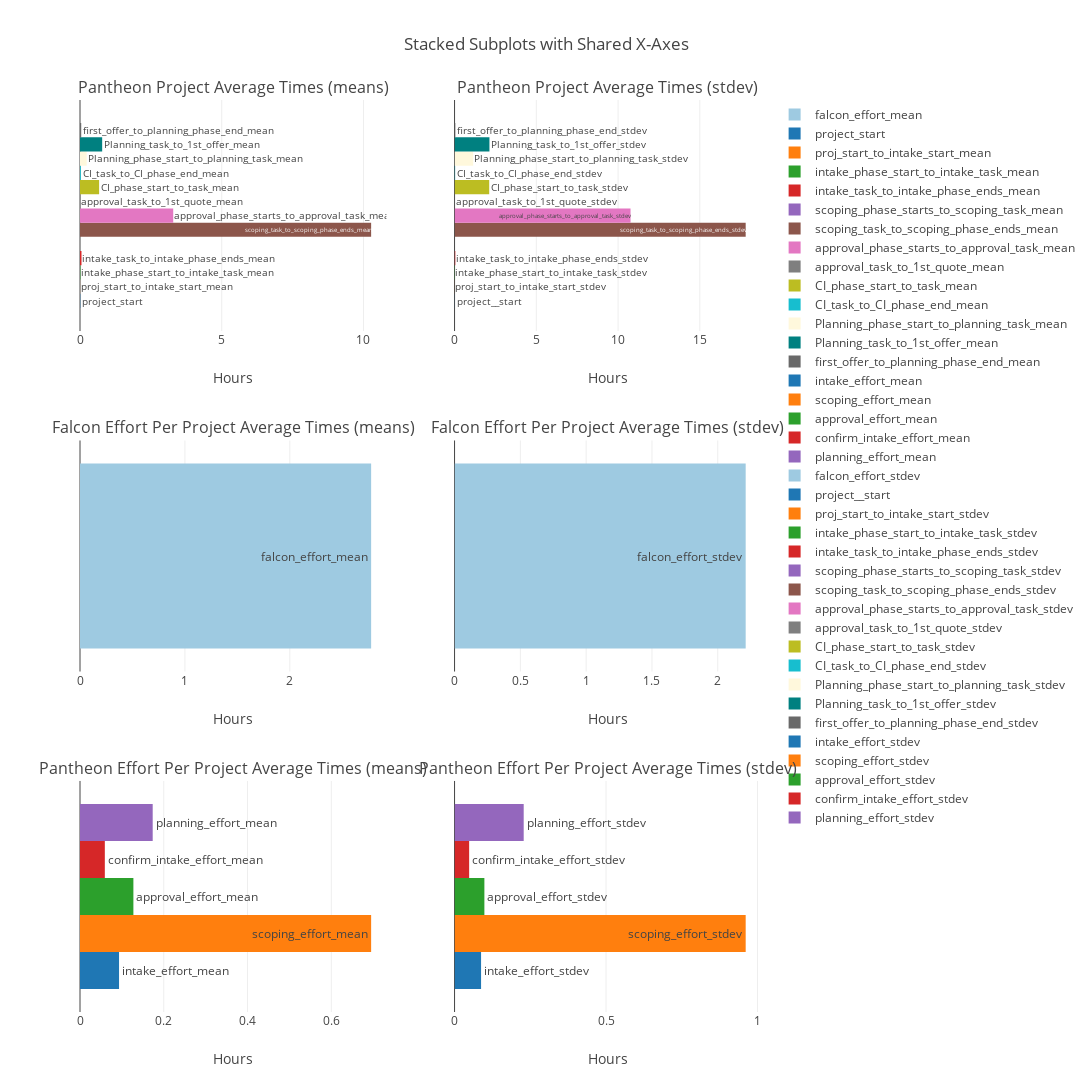

Notebook code cell kept with this figure:
### Markdown cell above
## Timeline

### Code cell
#set columns
#means
cols_falcon_effort_mean= ['falcon_effort_mean']
cols_pantheon_effort_mean=['intake_effort_mean','scoping_effort_mean','approval_effort_mean','confirm_intake_effort_mean','planning_effort_mean']
cols_pantheon_project_mean=['project_start','proj_start_to_intake_start_mean','intake_phase_start_to_intake_task_mean','intake_task_to_intake_phase_ends_mean',
                       'scoping_phase_starts_to_scoping_task_mean','scoping_task_to_scoping_phase_ends_mean','approval_phase_starts_to_approval_task_mean',
                      'approval_task_to_1st_quote_mean','CI_phase_start_to_task_mean','CI_task_to_CI_phase_end_mean','Planning_phase_start_to_planning_task_mean',
                      'Planning_task_to_1st_offer_mean','first_offer_to_planning_phase_end_mean']
#stdevs
cols_falcon_effort_stdev= ['falcon_effort_stdev']
cols_pantheon_effort_stdev=['intake_effort_stdev','scoping_effort_stdev','approval_effort_stdev','confirm_intake_effort_stdev','planning_effort_stdev']
cols_pantheon_project_stdev=['project__start','proj_start_to_intake_start_stdev','intake_phase_start_to_intake_task_stdev','intake_task_to_intake_phase_ends_stdev',
                       'scoping_phase_starts_to_scoping_task_stdev','scoping_task_to_scoping_phase_ends_stdev','approval_phase_starts_to_approval_task_stdev',
                      'approval_task_to_1st_quote_stdev','CI_phase_start_to_task_stdev','CI_task_to_CI_phase_end_stdev','Planning_phase_start_to_planning_task_stdev',
                      'Planning_task_to_1st_offer_stdev','first_offer_to_planning_phase_end_stdev']


#set variables
#means
falcon_effort_mean=falcon_data_hours[0].mean()
intake_effort_mean=intake_effort[0].mean()
scoping_effort_mean=scoping_effort[0].mean()
approval_effort_mean=approval_effort[0].mean()
confirm_intake_effort_mean=intake_kit_effort[0].mean()
planning_effort_mean=planning_effort.mean()
project_start=0.01 #arbitrary small number (so it will show on the graph)
proj_start_to_intake_start_mean=proj_start_to_intake_start[0].mean()
intake_phase_start_to_intake_task_mean=intake_phase_start_to_intake_task[0].mean()
intake_task_to_intake_phase_ends_mean=intake_task_to_intake_phase_ends[0].mean()
scoping_phase_starts_to_scoping_task_mean=scoping_phase_starts_to_scoping_task[0].mean()
scoping_task_to_scoping_phase_ends_mean=scoping_task_to_scoping_phase_ends[0].mean()
approval_phase_starts_to_approval_task_mean=approval_phase_starts_to_approval_task[0].mean()
approval_task_to_1st_quote_mean=approval_task_to_1st_quote[0].mean()
CI_phase_start_to_task_mean=CI_phase_start_to_task[0].mean()
CI_task_to_CI_phase_end_mean=CI_task_to_CI_phase_end[0].mean()
Planning_phase_start_to_planning_task_mean=Planning_phase_start_to_planning_task[0].mean()
Planning_task_to_1st_offer_mean=Planning_task_to_1st_offer[0].mean()
first_offer_to_planning_phase_end_mean=first_offer_to_planning_phase_end[0].mean()

#stdev
falcon_effort_stdev=falcon_data_hours[0].std()
intake_effort_stdev=intake_effort[0].std()
scoping_effort_stdev=scoping_effort[0].std()
approval_effort_stdev=approval_effort[0].std()
confirm_intake_effort_stdev=intake_kit_effort[0].std()
planning_effort_stdev=planning_effort.std()
project__start=0.01
proj_start_to_intake_start_stdev=proj_start_to_intake_start[0].std()
intake_phase_start_to_intake_task_stdev=intake_phase_start_to_intake_task[0].std()
intake_task_to_intake_phase_ends_stdev=intake_task_to_intake_phase_ends[0].std()
scoping_phase_starts_to_scoping_task_stdev=scoping_phase_starts_to_scoping_task[0].std()
scoping_task_to_scoping_phase_ends_stdev=scoping_task_to_scoping_phase_ends[0].std()
approval_phase_starts_to_approval_task_stdev=approval_phase_starts_to_approval_task[0].std()
approval_task_to_1st_quote_stdev=approval_task_to_1st_quote[0].std()
CI_phase_start_to_task_stdev=CI_phase_start_to_task[0].std()
CI_task_to_CI_phase_end_stdev=CI_task_to_CI_phase_end[0].std()
Planning_phase_start_to_planning_task_stdev=Planning_phase_start_to_planning_task[0].std()
Planning_task_to_1st_offer_stdev=Planning_task_to_1st_offer[0].std()
first_offer_to_planning_phase_end_stdev=first_offer_to_planning_phase_end[0].std()

#make dictionaries 
#means
falcon_dict_mean={} 
for name in cols_falcon_effort_mean: #save values 
    falcon_dict_mean[name]=eval(name)     

pantheon_project_dict_mean={} 
for name in cols_pantheon_project_mean: #save values 
    pantheon_project_dict_mean[name]=eval(name)     

pantheon_effort_dict_mean={} 
for name in cols_pantheon_effort_mean: #save values 
    pantheon_effort_dict_mean[name]=eval(name)     

#stdev
falcon_dict_stdev={} 
for name in cols_falcon_effort_stdev: #save values 
    falcon_dict_stdev[name]=eval(name)     

pantheon_project_dict_stdev={} 
for name in cols_pantheon_project_stdev: #save values 
    pantheon_project_dict_stdev[name]=eval(name)     

pantheon_effort_dict_stdev={} 
for name in cols_pantheon_effort_stdev: #save values 
    pantheon_effort_dict_stdev[name]=eval(name)     


#set bars
d={} #empty dictionary to hold parameters
colors=[ #colors for the bars
    '#1f77b4',  # muted blue
    '#ff7f0e',  # safety orange
    '#2ca02c',  # cooked asparagus green
    '#d62728',  # brick red
    '#9467bd',  # muted purple
    '#8c564b',  # chestnut brown
    '#e377c2',  # raspberry yogurt pink
    '#7f7f7f',  # middle gray
    '#bcbd22',  # curry yellow-green
    '#17becf',   # blue-teal
    'cornsilk','teal','dimgrey', 'dodgerblue', 'firebrick']

#falcon effort (mean)
f1=go.Bar(y=[''], x=[falcon_dict_mean[cols_falcon_effort_mean[0]]],name=cols_falcon_effort_mean[0],orientation = 'h',text=cols_falcon_effort_mean[0],textposition='auto',marker=dict(color='rgb(158,202,225)'))
d[str(f1)]=f1
#pantheon project (mean)
p_count=0
for i in range (len(cols_pantheon_project_mean)):
    strin='''go.Bar(y=[''], x=[pantheon_project_dict_mean[cols_pantheon_project_mean[{}]]],name=cols_pantheon_project_mean[{}],orientation = 'h',text=cols_pantheon_project_mean[{}],textposition='auto',marker=dict(color={}[{}]))'''.format(i,i,i,colors,i)
    count='p{}'.format(i)
    value=eval(strin) #example: p1= go.Bar(y=... cols_pantheon_effort_mean[1]
    d[str(count)]=value
    p_count+=1

#pantheon effort (mean)
b_count=0
for i in range (len(cols_pantheon_effort_mean)):
    strin='''go.Bar(y=[''], x=[pantheon_effort_dict_mean[cols_pantheon_effort_mean[{}]]],name=cols_pantheon_effort_mean[{}],orientation = 'h',text=cols_pantheon_effort_mean[{}],textposition='auto',marker=dict(color={}[{}]))'''.format(i,i,i,colors,i)
    count='b{}'.format(i)
    value=eval(strin) #example: b1= go.Bar(y=... cols_pantheon_effort_mean[1]
    d[str(count)]=value
    b_count+=1

#falcon effort (stdev)
ff1=go.Bar(y=[''], x=[falcon_dict_stdev['falcon_effort_stdev']],name=cols_falcon_effort_stdev[0],orientation = 'h',text=cols_falcon_effort_stdev[0],textposition='auto',marker=dict(color='rgb(158,202,225)'))
d[str(ff1)]=ff1
#pantheon project (stdev)
pp_count=0
for i in range (len(cols_pantheon_project_stdev)):
    strin='''go.Bar(y=[''], x=[pantheon_project_dict_stdev[cols_pantheon_project_stdev[{}]]],name=cols_pantheon_project_stdev[{}],orientation = 'h',text=cols_pantheon_project_stdev[{}],textposition='auto',marker=dict(color={}[{}]))'''.format(i,i,i,colors,i)
    count='pp{}'.format(i)
    value=eval(strin) 
    d[str(count)]=value
    pp_count+=1


#pantheon effort (stdev)
bb_count=0
for i in range (len(cols_pantheon_effort_stdev)):
    strin='''go.Bar(y=[''], x=[pantheon_effort_dict_stdev[cols_pantheon_effort_stdev[{}]]],name=cols_pantheon_effort_stdev[{}],orientation = 'h',text=cols_pantheon_effort_stdev[{}],textposition='auto',marker=dict(color={}[{}]))'''.format(i,i,i,colors,i)
    count='bb{}'.format(i)
    value=eval(strin) #example: b1= go.Bar(y=... cols_pantheon_effort_mean[1]
    d[str(count)]=value
    bb_count+=1
    
#subplots
fig=tools.make_subplots(rows=3, cols=2, specs=[[{},{}], [{},{}], [{},{}]],
                          shared_xaxes=False, shared_yaxes=False, vertical_spacing=0.12,
                          subplot_titles=('Pantheon Project Average Times (means)','Pantheon Project Average Times (stdev)','Falcon Effort Per Project Average Times (means)', 'Falcon Effort Per Project Average Times (stdev)','Pantheon Effort Per Project Average Times (means)','Pantheon Effort Per Project Average Times (stdev)'))

#assign f1 to subplot 2
fig.append_trace(f1, 2, 1)

#assign p0-p_last to subplot 1
for i in range (p_count):
    count='p{}'.format(i)
    fig.append_trace(d[str(count)], 1, 1)


#assign b0-b_last to subplot 3
for i in range (b_count):
    count='b{}'.format(i)
    fig.append_trace(d[str(count)], 3, 1)

#assign ff1 to subplot 2,2
fig.append_trace(ff1, 2, 2)

#assign pp1-pp_last to subplot 1,2
for i in range (pp_count):
    count='pp{}'.format(i)
    fig.append_trace(d[str(count)], 1, 2)

#assign bb1-bb_last to subplot 3,2
for i in range (bb_count):
    count='bb{}'.format(i)
    fig.append_trace(d[str(count)], 3, 2)


#set figure
fig['layout']['xaxis1'].update(title='Hours')
fig['layout']['xaxis2'].update(title='Hours')
fig['layout']['xaxis3'].update(title='Hours')

fig['layout']['xaxis4'].update(title='Hours')
fig['layout']['xaxis5'].update(title='Hours')
fig['layout']['xaxis6'].update(title='Hours')

fig['layout'].update(height=2000, width=1300, title='Stacked Subplots with Shared X-Axes')

iplot(fig)

### Figure 1 — Plotly figure (JSON) as saved in the notebook; plotly's stock layout.template omitted (floating-point values rounded to 4 significant figures)
{"data": [{"marker": {"color": "rgb(158,202,225)"}, "name": "falcon_effort_mean", "orientation": "h", "text": "falcon_effort_mean", "textposition": "auto", "type": "bar", "uid": "eeaf2034-2fda-4a82-b162-71cbab2a990f", "x": [2.775], "xaxis": "x3", "y": [""], "yaxis": "y3"}, {"marker": {"color": "#1f77b4"}, "name": "project_start", "orientation": "h", "text": "project_start", "textposition": "auto", "type": "bar", "uid": "4b83740a-d8f8-4a83-aadd-dc750ecefa6a", "x": [0.01], "xaxis": "x", "y": [""], "yaxis": "y"}, {"marker": {"color": "#ff7f0e"}, "name": "proj_start_to_intake_start_mean", "orientation": "h", "text": "proj_start_to_intake_start_mean", "textposition": "auto", "type": "bar", "uid": "8aa5e897-9c57-44ad-9d97-89d4dbc45ca9", "x": [0.002212], "xaxis": "x", "y": [""], "yaxis": "y"}, {"marker": {"color": "#2ca02c"}, "name": "intake_phase_start_to_intake_task_mean", "orientation": "h", "text": "intake_phase_start_to_intake_task_mean", "textposition": "auto", "type": "bar", "uid": "84823e20-0320-4216-bad5-6e93c810ef5b", "x": [0.01413], "xaxis": "x", "y": [""], "yaxis": "y"}, {"marker": {"color": "#d62728"}, "name": "intake_task_to_intake_phase_ends_mean", "orientation": "h", "text": "intake_task_to_intake_phase_ends_mean", "textposition": "auto", "type": "bar", "uid": "9fc6aebb-622b-42ca-9729-1925fad1e41a", "x": [0.05254], "xaxis": "x", "y": [""], "yaxis": "y"}, {"marker": {"color": "#9467bd"}, "name": "scoping_phase_starts_to_scoping_task_mean", "orientation": "h", "text": "scoping_phase_starts_to_scoping_task_mean", "textposition": "auto", "type": "bar", "uid": "8e1e3021-4b8f-4d46-a2d5-3bd1cd04a7d0", "x": [1.639e-05], "xaxis": "x", "y": [""], "yaxis": "y"}, {"marker": {"color": "#8c564b"}, "name": "scoping_task_to_scoping_phase_ends_mean", "orientation": "h", "text": "scoping_task_to_scoping_phase_ends_mean", "textposition": "auto", "type": "bar", "uid": "96c4c0a6-8eef-4045-895b-e0d83a0c3166", "x": [10.27], "xaxis": "x", "y": [""], "yaxis": "y"}, {"marker": {"color": "#e377c2"}, "name": "approval_phase_starts_to_approval_task_mean", "orientation": "h", "text": "approval_phase_starts_to_approval_task_mean", "textposition": "auto", "type": "bar", "uid": "aefe1a22-e6d5-4f84-9472-27eeec0693bf", "x": [3.289], "xaxis": "x", "y": [""], "yaxis": "y"}, {"marker": {"color": "#7f7f7f"}, "name": "approval_task_to_1st_quote_mean", "orientation": "h", "text": "approval_task_to_1st_quote_mean", "textposition": "auto", "type": "bar", "uid": "48e56580-fb4e-499f-91d6-d6a2d37e4326", "x": [0.01542], "xaxis": "x", "y": [""], "yaxis": "y"}, {"marker": {"color": "#bcbd22"}, "name": "CI_phase_start_to_task_mean", "orientation": "h", "text": "CI_phase_start_to_task_mean", "textposition": "auto", "type": "bar", "uid": "8ba55795-b5e2-4dc6-b08e-996b9ced4363", "x": [0.6744], "xaxis": "x", "y": [""], "yaxis": "y"}, {"marker": {"color": "#17becf"}, "name": "CI_task_to_CI_phase_end_mean", "orientation": "h", "text": "CI_task_to_CI_phase_end_mean", "textposition": "auto", "type": "bar", "uid": "073dff02-0bbe-4430-bf30-e5e6d4a84184", "x": [0.02881], "xaxis": "x", "y": [""], "yaxis": "y"}, {"marker": {"color": "cornsilk"}, "name": "Planning_phase_start_to_planning_task_mean", "orientation": "h", "text": "Planning_phase_start_to_planning_task_mean", "textposition": "auto", "type": "bar", "uid": "68e3e60e-b112-45b3-b9fa-61db3ec73f3b", "x": [0.2356], "xaxis": "x", "y": [""], "yaxis": "y"}, {"marker": {"color": "teal"}, "name": "Planning_task_to_1st_offer_mean", "orientation": "h", "text": "Planning_task_to_1st_offer_mean", "textposition": "auto", "type": "bar", "uid": "17ed9b54-26dc-4340-9d40-5d67321df893", "x": [0.7822], "xaxis": "x", "y": [""], "yaxis": "y"}, {"marker": {"color": "dimgrey"}, "name": "first_offer_to_planning_phase_end_mean", "orientation": "h", "text": "first_offer_to_planning_phase_end_mean", "textposition": "auto", "type": "bar", "uid": "412b44c3-1fdd-4fc5-9c13-f0d8b901c096", "x": [0.04353], "xaxis": "x", "y": [""], "yaxis": "y"}, {"marker": {"color": "#1f77b4"}, "name": "intake_effort_mean", "orientation": "h", "text": "intake_effort_mean", "textposition": "auto", "type": "bar", "uid": "3b9e9a43-6460-4f25-8dfd-7b3004464bd7", "x": [0.09323], "xaxis": "x5", "y": [""], "yaxis": "y5"}, {"marker": {"color": "#ff7f0e"}, "name": "scoping_effort_mean", "orientation": "h", "text": "scoping_effort_mean", "textposition": "auto", "type": "bar", "uid": "fd4e3cf2-a5c7-4dee-bb8a-5b6c4fa74c0a", "x": [0.695], "xaxis": "x5", "y": [""], "yaxis": "y5"}, {"marker": {"color": "#2ca02c"}, "name": "approval_effort_mean", "orientation": "h", "text": "approval_effort_mean", "textposition": "auto", "type": "bar", "uid": "206838e4-e2b0-468e-8ca2-1a7814b9dad6", "x": [0.1275], "xaxis": "x5", "y": [""], "yaxis": "y5"}, {"marker": {"color": "#d62728"}, "name": "confirm_intake_effort_mean", "orientation": "h", "text": "confirm_intake_effort_mean", "textposition": "auto", "type": "bar", "uid": "7944cbe9-47cf-49c0-b432-937dc1e784c6", "x": [0.05927], "xaxis": "x5", "y": [""], "yaxis": "y5"}, {"marker": {"color": "#9467bd"}, "name": "planning_effort_mean", "orientation": "h", "text": "planning_effort_mean", "textposition": "auto", "type": "bar", "uid": "adace408-11fe-427b-a032-aef02eefb124", "x": [0.1736], "xaxis": "x5", "y": [""], "yaxis": "y5"}, {"marker": {"color": "rgb(158,202,225)"}, "name": "falcon_effort_stdev", "orientation": "h", "text": "falcon_effort_stdev", "textposition": "auto", "type": "bar", "uid": "f6f28fbc-e443-4901-a352-57b59bf0df44", "x": [2.212], "xaxis": "x4", "y": [""], "yaxis": "y4"}, {"marker": {"color": "#1f77b4"}, "name": "project__start", "orientation": "h", "text": "project__start", "textposition": "auto", "type": "bar", "uid": "00270db0-d349-4a1c-8e78-10ddfa586410", "x": [0.01], "xaxis": "x2", "y": [""], "yaxis": "y2"}, {"marker": {"color": "#ff7f0e"}, "name": "proj_start_to_intake_start_stdev", "orientation": "h", "text": "proj_start_to_intake_start_stdev", "textposition": "auto", "type": "bar", "uid": "dda9d169-05e6-4324-ab28-dee2d67f9811", "x": [0.006042], "xaxis": "x2", "y": [""], "yaxis": "y2"}, {"marker": {"color": "#2ca02c"}, "name": "intake_phase_start_to_intake_task_stdev", "orientation": "h", "text": "intake_phase_start_to_intake_task_stdev", "textposition": "auto", "type": "bar", "uid": "bdd936a9-c6ef-436d-9f42-20c1b9f2c4a3", "x": [0.02779], "xaxis": "x2", "y": [""], "yaxis": "y2"}, {"marker": {"color": "#d62728"}, "name": "intake_task_to_intake_phase_ends_stdev", "orientation": "h", "text": "intake_task_to_intake_phase_ends_stdev", "textposition": "auto", "type": "bar", "uid": "1181f424-cf58-42c6-940a-073eda62dc92", "x": [0.04716], "xaxis": "x2", "y": [""], "yaxis": "y2"}, {"marker": {"color": "#9467bd"}, "name": "scoping_phase_starts_to_scoping_task_stdev", "orientation": "h", "text": "scoping_phase_starts_to_scoping_task_stdev", "textposition": "auto", "type": "bar", "uid": "58a3ed81-957c-4970-a053-f27bffd44de1", "x": [1.939e-06], "xaxis": "x2", "y": [""], "yaxis": "y2"}, {"marker": {"color": "#8c564b"}, "name": "scoping_task_to_scoping_phase_ends_stdev", "orientation": "h", "text": "scoping_task_to_scoping_phase_ends_stdev", "textposition": "auto", "type": "bar", "uid": "ac242cc7-5063-4086-994a-fc1111ff26c0", "x": [17.8], "xaxis": "x2", "y": [""], "yaxis": "y2"}, {"marker": {"color": "#e377c2"}, "name": "approval_phase_starts_to_approval_task_stdev", "orientation": "h", "text": "approval_phase_starts_to_approval_task_stdev", "textposition": "auto", "type": "bar", "uid": "ebd91f4f-255c-4324-97a6-c3441a6712bc", "x": [10.76], "xaxis": "x2", "y": [""], "yaxis": "y2"}, {"marker": {"color": "#7f7f7f"}, "name": "approval_task_to_1st_quote_stdev", "orientation": "h", "text": "approval_task_to_1st_quote_stdev", "textposition": "auto", "type": "bar", "uid": "ac41afe5-e407-4eba-b6ff-271c778f237b", "x": [0.02246], "xaxis": "x2", "y": [""], "yaxis": "y2"}, {"marker": {"color": "#bcbd22"}, "name": "CI_phase_start_to_task_stdev", "orientation": "h", "text": "CI_phase_start_to_task_stdev", "textposition": "auto", "type": "bar", "uid": "81f94513-67a6-447c-94fc-3df5af79e88b", "x": [2.12], "xaxis": "x2", "y": [""], "yaxis": "y2"}, {"marker": {"color": "#17becf"}, "name": "CI_task_to_CI_phase_end_stdev", "orientation": "h", "text": "CI_task_to_CI_phase_end_stdev", "textposition": "auto", "type": "bar", "uid": "197e0cfb-7ae5-4393-aed3-841573fdc103", "x": [0.03364], "xaxis": "x2", "y": [""], "yaxis": "y2"}, {"marker": {"color": "cornsilk"}, "name": "Planning_phase_start_to_planning_task_stdev", "orientation": "h", "text": "Planning_phase_start_to_planning_task_stdev", "textposition": "auto", "type": "bar", "uid": "c3e82db6-b9e5-44a8-ac47-2d2a1fabae81", "x": [1.14], "xaxis": "x2", "y": [""], "yaxis": "y2"}, {"marker": {"color": "teal"}, "name": "Planning_task_to_1st_offer_stdev", "orientation": "h", "text": "Planning_task_to_1st_offer_stdev", "textposition": "auto", "type": "bar", "uid": "0383761b-140b-4d96-b2d9-03c2140f8ddc", "x": [2.134], "xaxis": "x2", "y": [""], "yaxis": "y2"}, {"marker": {"color": "dimgrey"}, "name": "first_offer_to_planning_phase_end_stdev", "orientation": "h", "text": "first_offer_to_planning_phase_end_stdev", "textposition": "auto", "type": "bar", "uid": "4c3052ae-7464-4c68-b2db-73743113ce68", "x": [0.04768], "xaxis": "x2", "y": [""], "yaxis": "y2"}, {"marker": {"color": "#1f77b4"}, "name": "intake_effort_stdev", "orientation": "h", "text": "intake_effort_stdev", "textposition": "auto", "type": "bar", "uid": "fc9810dd-8c36-40de-aea5-880151243160", "x": [0.08753], "xaxis": "x6", "y": [""], "yaxis": "y6"}, {"marker": {"color": "#ff7f0e"}, "name": "scoping_effort_stdev", "orientation": "h", "text": "scoping_effort_stdev", "textposition": "auto", "type": "bar", "uid": "ede8b960-b83e-4275-bad9-17fec463dd78", "x": [0.9609], "xaxis": "x6", "y": [""], "yaxis": "y6"}, {"marker": {"color": "#2ca02c"}, "name": "approval_effort_stdev", "orientation": "h", "text": "approval_effort_stdev", "textposition": "auto", "type": "bar", "uid": "23c863d5-dd62-4cd5-9572-705a99c5b185", "x": [0.09847], "xaxis": "x6", "y": [""], "yaxis": "y6"}, {"marker": {"color": "#d62728"}, "name": "confirm_intake_effort_stdev", "orientation": "h", "text": "confirm_intake_effort_stdev", "textposition": "auto", "type": "bar", "uid": "109333b7-b6cd-41ec-b3d4-402f92a49d94", "x": [0.04819], "xaxis": "x6", "y": [""], "yaxis": "y6"}, {"marker": {"color": "#9467bd"}, "name": "planning_effort_stdev", "orientation": "h", "text": "planning_effort_stdev", "textposition": "auto", "type": "bar", "uid": "ff8f931c-4376-48b2-a20a-68aedfee1027", "x": [0.2282], "xaxis": "x6", "y": [""], "yaxis": "y6"}], "layout": {"annotations": [{"font": {"size": 16}, "showarrow": false, "text": "Pantheon Project Average Times (means)", "x": 0.225, "xanchor": "center", "xref": "paper", "y": 1, "yanchor": "bottom", "yref": "paper"}, {"font": {"size": 16}, "showarrow": false, "text": "Pantheon Project Average Times (stdev)", "x": 0.775, "xanchor": "center", "xref": "paper", "y": 1, "yanchor": "bottom", "yref": "paper"}, {"font": {"size": 16}, "showarrow": false, "text": "Falcon Effort Per Project Average Times (means)", "x": 0.225, "xanchor": "center", "xref": "paper", "y": 0.6267, "yanchor": "bottom", "yref": "paper"}, {"font": {"size": 16}, "showarrow": false, "text": "Falcon Effort Per Project Average Times (stdev)", "x": 0.775, "xanchor": "center", "xref": "paper", "y": 0.6267, "yanchor": "bottom", "yref": "paper"}, {"font": {"size": 16}, "showarrow": false, "text": "Pantheon Effort Per Project Average Times (means)", "x": 0.225, "xanchor": "center", "xref": "paper", "y": 0.2533, "yanchor": "bottom", "yref": "paper"}, {"font": {"size": 16}, "showarrow": false, "text": "Pantheon Effort Per Project Average Times (stdev)", "x": 0.775, "xanchor": "center", "xref": "paper", "y": 0.2533, "yanchor": "bottom", "yref": "paper"}], "height": 2000, "title": {"text": "Stacked Subplots with Shared X-Axes"}, "width": 1300, "xaxis": {"anchor": "y", "domain": [0, 0.45], "title": {"text": "Hours"}}, "xaxis2": {"anchor": "y2", "domain": [0.55, 1], "title": {"text": "Hours"}}, "xaxis3": {"anchor": "y3", "domain": [0, 0.45], "title": {"text": "Hours"}}, "xaxis4": {"anchor": "y4", "domain": [0.55, 1], "title": {"text": "Hours"}}, "xaxis5": {"anchor": "y5", "domain": [0, 0.45], "title": {"text": "Hours"}}, "xaxis6": {"anchor": "y6", "domain": [0.55, 1], "title": {"text": "Hours"}}, "yaxis": {"anchor": "x", "domain": [0.7467, 1]}, "yaxis2": {"anchor": "x2", "domain": [0.7467, 1]}, "yaxis3": {"anchor": "x3", "domain": [0.3733, 0.6267]}, "yaxis4": {"anchor": "x4", "domain": [0.3733, 0.6267]}, "yaxis5": {"anchor": "x5", "domain": [0, 0.2533]}, "yaxis6": {"anchor": "x6", "domain": [0, 0.2533]}}}
